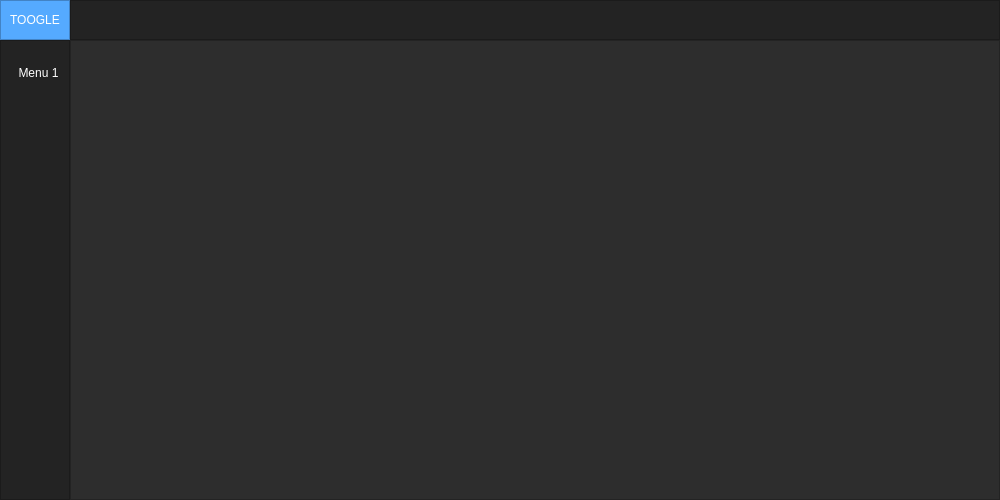
<?xml version="1.0" encoding="UTF-8"?>
<ui version="4.0">
 <class>MainWindow</class>
 <widget class="QMainWindow" name="MainWindow">
  <property name="geometry">
   <rect>
    <x>0</x>
    <y>0</y>
    <width>1000</width>
    <height>500</height>
   </rect>
  </property>
  <property name="maximumSize">
   <size>
    <width>1000</width>
    <height>500</height>
   </size>
  </property>
  <property name="windowTitle">
   <string>MainWindow</string>
  </property>
  <widget class="QWidget" name="centralwidget">
   <property name="styleSheet">
    <string notr="true">background-color: rgb(45, 45, 45);</string>
   </property>
   <layout class="QVBoxLayout" name="verticalLayout">
    <property name="spacing">
     <number>0</number>
    </property>
    <property name="leftMargin">
     <number>0</number>
    </property>
    <property name="topMargin">
     <number>0</number>
    </property>
    <property name="rightMargin">
     <number>0</number>
    </property>
    <property name="bottomMargin">
     <number>0</number>
    </property>
    <item>
     <widget class="QFrame" name="top_bar">
      <property name="maximumSize">
       <size>
        <width>16777215</width>
        <height>40</height>
       </size>
      </property>
      <property name="styleSheet">
       <string notr="true">background-color: rgb(35, 35, 35);</string>
      </property>
      <property name="frameShape">
       <enum>QFrame::NoFrame</enum>
      </property>
      <property name="frameShadow">
       <enum>QFrame::Raised</enum>
      </property>
      <layout class="QHBoxLayout" name="horizontalLayout">
       <property name="spacing">
        <number>0</number>
       </property>
       <property name="leftMargin">
        <number>0</number>
       </property>
       <property name="topMargin">
        <number>0</number>
       </property>
       <property name="rightMargin">
        <number>0</number>
       </property>
       <property name="bottomMargin">
        <number>0</number>
       </property>
       <item>
        <widget class="QFrame" name="frame_toggle">
         <property name="maximumSize">
          <size>
           <width>70</width>
           <height>40</height>
          </size>
         </property>
         <property name="styleSheet">
          <string notr="true">background-color: rgb(85, 170, 255);</string>
         </property>
         <property name="frameShape">
          <enum>QFrame::StyledPanel</enum>
         </property>
         <property name="frameShadow">
          <enum>QFrame::Raised</enum>
         </property>
         <layout class="QVBoxLayout" name="verticalLayout_2">
          <property name="spacing">
           <number>0</number>
          </property>
          <property name="leftMargin">
           <number>0</number>
          </property>
          <property name="topMargin">
           <number>0</number>
          </property>
          <property name="rightMargin">
           <number>0</number>
          </property>
          <property name="bottomMargin">
           <number>0</number>
          </property>
          <item>
           <widget class="QPushButton" name="Btn_Toogle">
            <property name="sizePolicy">
             <sizepolicy hsizetype="Expanding" vsizetype="Expanding">
              <horstretch>0</horstretch>
              <verstretch>0</verstretch>
             </sizepolicy>
            </property>
            <property name="styleSheet">
             <string notr="true">color: rgb(255, 255, 255);
border: 0 px solid;</string>
            </property>
            <property name="text">
             <string>TOOGLE</string>
            </property>
           </widget>
          </item>
         </layout>
        </widget>
       </item>
       <item>
        <widget class="QFrame" name="frame_top">
         <property name="maximumSize">
          <size>
           <width>16777215</width>
           <height>40</height>
          </size>
         </property>
         <property name="frameShape">
          <enum>QFrame::StyledPanel</enum>
         </property>
         <property name="frameShadow">
          <enum>QFrame::Raised</enum>
         </property>
        </widget>
       </item>
      </layout>
     </widget>
    </item>
    <item>
     <widget class="QFrame" name="content">
      <property name="frameShape">
       <enum>QFrame::NoFrame</enum>
      </property>
      <property name="frameShadow">
       <enum>QFrame::Raised</enum>
      </property>
      <layout class="QHBoxLayout" name="horizontalLayout_2">
       <property name="spacing">
        <number>0</number>
       </property>
       <property name="leftMargin">
        <number>0</number>
       </property>
       <property name="topMargin">
        <number>0</number>
       </property>
       <property name="rightMargin">
        <number>0</number>
       </property>
       <property name="bottomMargin">
        <number>0</number>
       </property>
       <item>
        <widget class="QFrame" name="frame_lecft_menu">
         <property name="maximumSize">
          <size>
           <width>70</width>
           <height>16777215</height>
          </size>
         </property>
         <property name="styleSheet">
          <string notr="true">background-color: rgb(35, 35, 35);</string>
         </property>
         <property name="frameShape">
          <enum>QFrame::StyledPanel</enum>
         </property>
         <property name="frameShadow">
          <enum>QFrame::Raised</enum>
         </property>
         <layout class="QVBoxLayout" name="verticalLayout_3">
          <property name="spacing">
           <number>0</number>
          </property>
          <property name="leftMargin">
           <number>0</number>
          </property>
          <property name="topMargin">
           <number>0</number>
          </property>
          <property name="rightMargin">
           <number>0</number>
          </property>
          <property name="bottomMargin">
           <number>0</number>
          </property>
          <item>
           <widget class="QFrame" name="frame_top__menus">
            <property name="frameShape">
             <enum>QFrame::NoFrame</enum>
            </property>
            <property name="frameShadow">
             <enum>QFrame::Raised</enum>
            </property>
            <widget class="QPushButton" name="Btn_Menu_1">
             <property name="geometry">
              <rect>
               <x>0</x>
               <y>20</y>
               <width>75</width>
               <height>23</height>
              </rect>
             </property>
             <property name="styleSheet">
              <string notr="true">QPushButton {
	color: rgb(255, 255, 255);
	background-color: rgb(35, 35, 35);
	border: 0px solid;
}
QPushButton:hover{
	
	background-color: rgb(85, 170, 255);
}</string>
             </property>
             <property name="text">
              <string>Menu 1</string>
             </property>
            </widget>
           </widget>
          </item>
         </layout>
        </widget>
       </item>
       <item>
        <widget class="QFrame" name="frame_pages">
         <property name="frameShape">
          <enum>QFrame::StyledPanel</enum>
         </property>
         <property name="frameShadow">
          <enum>QFrame::Raised</enum>
         </property>
        </widget>
       </item>
      </layout>
     </widget>
    </item>
   </layout>
  </widget>
 </widget>
 <resources/>
 <connections/>
</ui>
